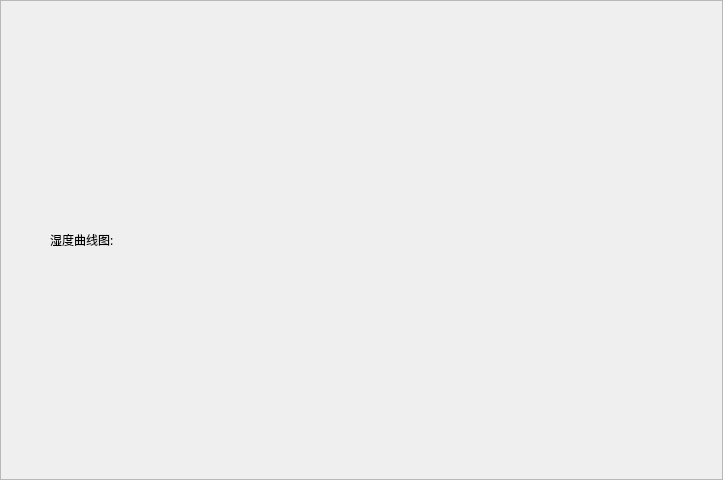
<?xml version="1.0" encoding="UTF-8"?>
<ui version="4.0">
 <class>hfWetDisplay</class>
 <widget class="QFrame" name="hfWetDisplay">
  <property name="geometry">
   <rect>
    <x>0</x>
    <y>0</y>
    <width>723</width>
    <height>480</height>
   </rect>
  </property>
  <property name="font">
   <font>
    <family>黑体</family>
   </font>
  </property>
  <property name="windowTitle">
   <string>Frame</string>
  </property>
  <property name="frameShape">
   <enum>QFrame::StyledPanel</enum>
  </property>
  <property name="frameShadow">
   <enum>QFrame::Raised</enum>
  </property>
  <layout class="QVBoxLayout" name="verticalLayout_2">
   <item>
    <layout class="QVBoxLayout" name="verticalLayout">
     <item>
      <layout class="QHBoxLayout" name="horizontalLayout">
       <item>
        <widget class="QLabel" name="wet_icon">
         <property name="minimumSize">
          <size>
           <width>32</width>
           <height>48</height>
          </size>
         </property>
         <property name="maximumSize">
          <size>
           <width>32</width>
           <height>48</height>
          </size>
         </property>
         <property name="text">
          <string/>
         </property>
        </widget>
       </item>
       <item>
        <widget class="QLabel" name="wet_display_hint">
         <property name="text">
          <string>湿度曲线图:</string>
         </property>
        </widget>
       </item>
       <item>
        <widget class="QLabel" name="set">
         <property name="minimumSize">
          <size>
           <width>35</width>
           <height>33</height>
          </size>
         </property>
         <property name="maximumSize">
          <size>
           <width>35</width>
           <height>33</height>
          </size>
         </property>
         <property name="text">
          <string/>
         </property>
        </widget>
       </item>
      </layout>
     </item>
    </layout>
   </item>
  </layout>
 </widget>
 <resources/>
 <connections/>
</ui>
